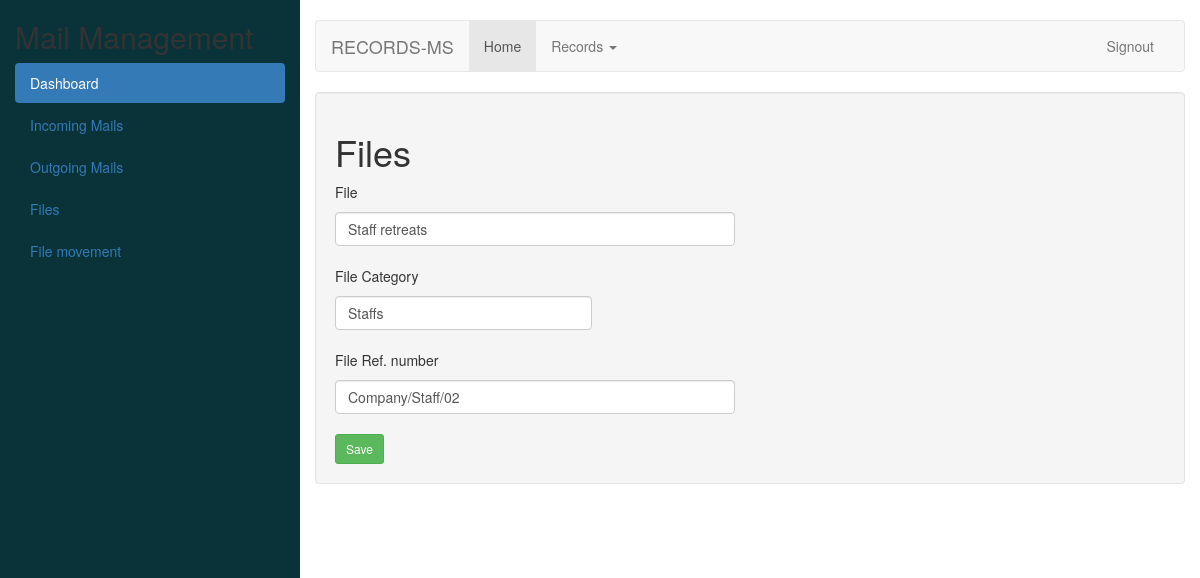
Screenshot of /files/2 with the database file from the repository.
### recApp/models.py (models this page shows, shortened)
class BaseAttachments(models.Model):
    name = models.CharField(_("attachment name"), max_length=156, unique=True )
    category = models.CharField(_("attachment category"), max_length=156)
    ref_number = models.CharField(_("reference number"), max_length=156, unique=True)

### recApp/views.py (the view, shortened to what this page needs)
# urls.py: path('files/', views.files_form, name="files_form"),
def files_form(request, id=0):
    if request.method == 'GET':
        if id == 0:
            files_rec = FilesForm()
        else:
            files_details = BaseAttachments.objects.get(pk=id)
            files_rec = FilesForm(instance = files_details)
        context = {
            'files': files_rec
        }
        return render(request, 'records/filesform.html', context)

### recApp/form.py
class FilesForm(forms.ModelForm):
    class Meta:
        model = BaseAttachments
        fields = ('name', 'category', 'ref_number')
    def __init__(self, *args, **kwargs):
        super(FilesForm, self).__init__(*args, **kwargs)
        for field_name, field in self.fields.items():
            field.widget.attrs.update({'class': 'form-control'})

### recApp/templates/records/filesform.html (shortened to what this page needs)
{% extends 'records/base.html' %}
{% block content %}
<h1>Files</h1>
<form action="" method="post" autocomplete="off">
    <div class="row">
        <div class="col-md-6">
            <p>File</p>{{files.name}}
        </div>
    </div>
    <br>
    <div class="row">
        <div class="col-md-4">
            <p>File Category</p> {{files.category}}
        </div>
    </div>
    <br>
    <div class="row">
        <div class="col-md-6">
            <p>File Ref. number</p>{{files.ref_number}}
        </div>
    </div>
    <br>
    <div class="row">
        <div class="col-md-8">
            <button class="btn btn-success btn-sm " type="submit">
                 Save
            </button>
        </div>
    </div>
</form>
{% endblock content %}

### rows the page displays
BaseAttachments: name "Staff retreats", category "Staffs", ref_number "Company/Staff/02"
